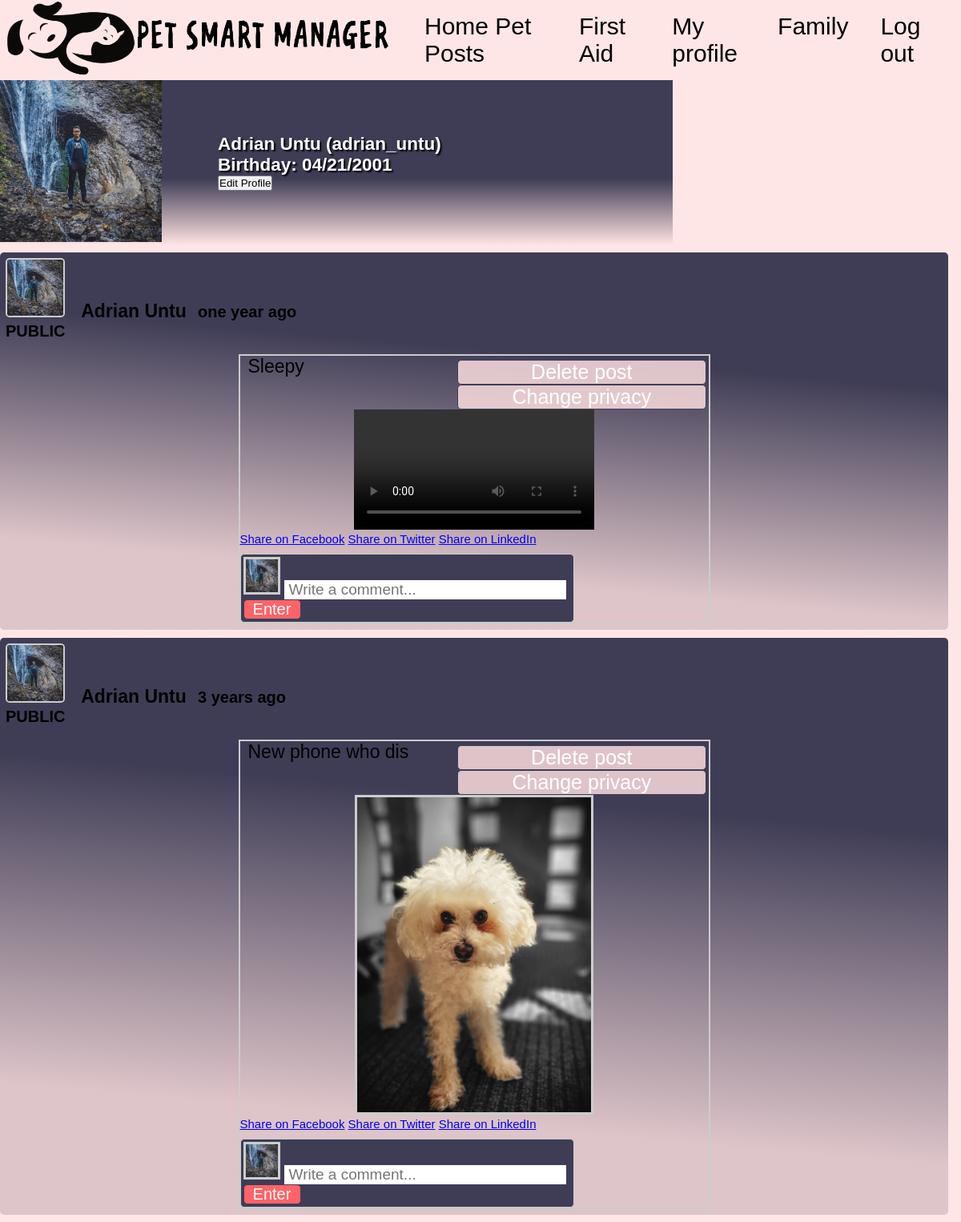
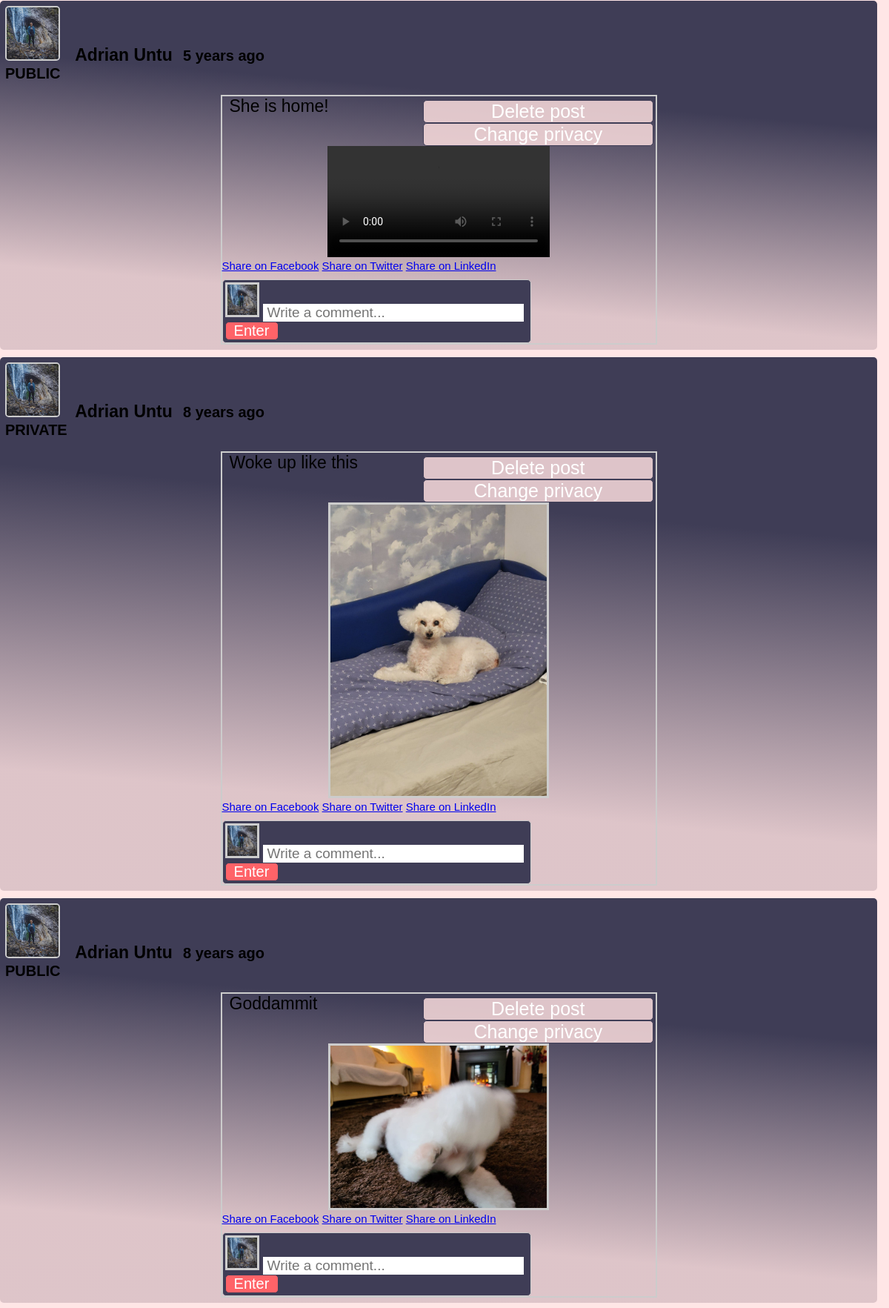
Screenshot of /app/profile (signed in, upper part) with the database file from the repository (2 pictures, top to bottom).
### tables this page shows
CREATE TABLE `user` (
  `user_id` int NOT NULL,
  `firstname` varchar(100) DEFAULT NULL,
  `lastname` varchar(100) DEFAULT NULL,
  `username` varchar(100) NOT NULL,
  `birthday` varchar(100) NOT NULL,
  `email` varchar(100) NOT NULL,
  `password` varchar(100) NOT NULL,
  `profile_picture` varchar(100) DEFAULT NULL,
  `family_id` int DEFAULT NULL
);

CREATE TABLE `posts` (
  `post_id` int NOT NULL,
  `user_id` int NOT NULL,
  `pet_id` int NOT NULL,
  `post` varchar(100) NOT NULL,
  `content` varchar(200) NOT NULL,
  `created` varchar(100) NOT NULL,
  `private` int NOT NULL,
  `family_id` int NOT NULL
);

### app/scripts/select_home_posts_2.php (called while the page is built, shortened)
<?php
$stmt = $pdo->prepare("SELECT * FROM user WHERE user_id = ?");
$stmt->execute(["$id"]);
$results = $stmt->fetchAll();
?>

### app/config/session.php (called while the page is built, shortened)
<?php
require $_SERVER['DOCUMENT_ROOT']."/PEM/PEM_LAST/app/config/database.php";
$id = $_SESSION['user_id'];
$stmt = $pdo->prepare("SELECT * FROM user WHERE user_id = ?");
$stmt->execute(["$id"]);
$results = $stmt->fetchAll();
?>

### app/scripts/select_profile_1.php (called while the page is built, shortened)
<?php
$stmt = $pdo->prepare("SELECT * from posts LEFT JOIN user on user.user_id = posts.user_id where user.user_id = ? order by created DESC");
$stmt->execute(["$id"]);
$results = $stmt->fetchAll();
?>

### app/profile.php (the view, shortened to what this page needs)
<?php
require $_SERVER['DOCUMENT_ROOT']."/PEM/PEM_LAST/app/scripts/time_stamp.php";
require $_SERVER['DOCUMENT_ROOT']."/PEM/PEM_LAST/app/config/session.php";
?>
<!DOCTYPE html>
<html>
<head>
    <link rel="stylesheet" href="css/profilestyle.css" />
</head>
  <body>
    <div class="header">
      <nav>
        <img src="img/logo.png" class="logo" alt="" />
        <ul class="nav-links">
            <li><a href="home">Home Pet Posts</a></li>
			<li><a href="firstaid">First Aid</a></li>
          	<li><a href="profile">My profile</a></li>
		  	<li><a href="family">Family</a></li>
          	<li><a href="logout" class="logout">Log out</a></li>
        </ul>
      </nav>
      <?php
      require $_SERVER['DOCUMENT_ROOT']."/PEM/PEM_LAST/app/scripts/select_home_posts_2.php";
      if (count($results) > 0) { foreach ($results as $r) {
        $id = $r['user_id'];
        ?>
        <section><div class='card'>
        <div class='image'>
        <a href="updatephoto" title='Change Profile Picture'><img src="<?php echo $r['profile_picture']?>" alt="Profile" class="profile"/></a>
        </div>
        <div class='details'>
        <h2 class=''><?php echo $r['firstname']."  ".$r['lastname']." (".$r['username'].")";?></h2>
        <h2 class=''> Birthday: <?php echo $r['birthday'];?></h2>
        <a href ="edit_profile"><button>Edit Profile</button></a>
        </div>
        </div></section>
        <?php
      }
      }
    else echo "No result found";
    require $_SERVER['DOCUMENT_ROOT']."/PEM/PEM_LAST/app/scripts/select_profile_1.php";
    if (count($results) > 0) { foreach ($results as $r) {
        $posted_by = $r['firstname']." ".$r['lastname'];
        $location = $r['post'];
        $profile_picture = $r['profile_picture'];
        $content=$r['content'];
        $post_id = $r['post_id'];
        $time=$r['created'];
        $privacy=$r['private'];
?>
<article>
		<div id="right-nav1">
			<div class="profile-pics">
			<img src="<?php echo $profile_picture ?>">
			<b><?php echo $posted_by ?></b>
			<strong><?php echo $time = time_stamp($time); ?></strong>
      <h1><?php if($privacy=='1') echo 'PRIVATE';
      else if($privacy=='2') echo 'ONLY FAMILY';
      else echo 'PUBLIC';?></h1>
			</div>
		<br />
			<div class="post-content">
				<div class="delete-post">
				<a href="scripts/delete_post.php?id=<?php echo $post_id; ?>" title="Delete your post"><button class="btn-delete">Delete post</button></a>
				<a href="scripts/edit_privacy.php?id=<?php echo $post_id; ?>" title="Change privacy"><button class="btn-delete">Change privacy</button></a>
				</div>
			<p><?php echo $r['content']; ?></p>
		<center>
		<?php
			$fileEnd = explode(".",$location);
			$file_extension = end($fileEnd);
			if($file_extension =="mp4" || $file_extension =="webm")
			{
			echo "<video controls> <source src='".$location."' type='video/".$file_extension."'> Your browser does not support the video tag. </video>";
			}
			else if ($file_extension =="mp3" || $file_extension =="ogg" || $file_extension =="wav" )
			{ echo "<audio controls> <source src='".$location."' type='audio/".$file_extension."'> Your browser does not support the audio tag. </audio>";
			}
			else
			echo "<img src='".$location."'>";
			?>
		</center>
        <a onClick="window.open('https://facebook.com/sharer/sharer.php?&u=<?php echo "https://public.petsmartmanager.com/certain_post?id=$post_id"; ?>','sharer','toolbar=0,status=0,width=1920,height=1080');" href="javascript: void(0)">Share on Facebook</a>
        <a onClick="window.open('http://twitter.com/intent/tweet?text=<?php echo $content?> &url=<?php echo "https://public.petsmartmanager.com/certain_post?id=$post_id"; ?>','sharer','toolbar=0,status=0,width=1920,height=1080');" href="javascript: void(0)">Share on Twitter</a>
        <a onClick="window.open('https://www.linkedin.com/shareArticle?mini=true&url=<?php echo "https://public.petsmartmanager.com/certain_post?id=$post_id"; ?>','sharer','toolbar=0,status=0,width=1920,height=1080');" href="javascript: void(0)" >Share on LinkedIn</a>
		<form  method="POST" action="scripts/comment.php">
			<div class="comment-area">
			<?php   require $_SERVER['DOCUMENT_ROOT']."/PEM/PEM_LAST/app/scripts/select_home_posts_2.php";
                    if (count($results) > 0) { foreach ($results as $r) {
                        $profile_picture_user = $r['profile_picture'];
                        ?>
						<img src="<?php echo $profile_picture_user; ?>" width="50" height="50">
                        <?php } }?>
			<input type="text" name="content_comment" placeholder="Write a comment..." class="comment-text" required>
			<input type="submit" name="post_comment" value="Enter" class="btn-comment">
			</div>
		</form>
              </div>
		</div>
		</article>
	<?php
	}
}
	?>
</div>
  </body>
</html>

### app/scripts/time_stamp.php (shortened to what this page needs)
<?php
function time_stamp($session_time)
{
$time_difference = time() - $session_time ;
$seconds = $time_difference ;
$minutes = round($time_difference / 60 );
$hours = round($time_difference / 3600 );
$days = round($time_difference / 86400 );
$weeks = round($time_difference / 604800 );
$months = round($time_difference / 2419200 );
$years = round($time_difference / 29030400 );
if($seconds <= 60)
{
echo"$seconds seconds ago";
}
else
{
if($years==1)
   {
   echo"one year ago";
   }
  else
  {
  echo"$years years ago";
  }
}
}
?>

### app/css/profilestyle.css (style rules this page uses)
* { margin: 0; padding: 0; box-sizing: border-box; }
.header { height: 100vh; width: 100%; position: absolute; }
nav { display: flex; align-items: center; justify-content: space-between; position: relative; }
.logo { width: 100%; height: 100%; max-width: 500px; max-height: 100px; }
html { font-family: "Poppins", sans-serif; font-size: 15px; }
body { background-color: rgba(255, 225, 225, 0.827); display: flex; align-items: center; justify-content: center; flex-direction: column; height: 100vh; font-family: sans-serif; }
.card { width: 70%; height: 35%; background-image: linear-gradient( 0deg, rgba(255, 225, 225, 0.827) 0%, #3f3d56 40% ); display: flex; flex-direction: row; }
.image { display: flex; align-items: center; justify-content: center; width: 30%; height: 98%; }
.profile { width: 80%; height: 85%; }
.details { width: 60%; padding: 20px; display: flex; justify-content: center; flex-direction: column; }
.nav-links { width: 100%; max-width: 2000px; padding: 10px; display: flex; align-items: right; justify-content: right; }
.nav-links li { display: inline-block; justify-content: flex-end; margin: 0 15px; padding: 5px; }
.nav-links li a { text-decoration: wavy; color: black; padding: 5px 0; font-size: 30px; position: relative; }
.nav-links li a::after { content: ""; background: black; width: 0; height: 2px; position: absolute; bottom: 0; left: 0; transition: width 0.5s; }
.logout { color: black; font-size: 30px; padding: 10px 30px; cursor: pointer; }
*, *:before, *:after { box-sizing: inherit; }
img { width: 20%; height: 20%; }
.user-details h3, h2 { color: #ffffff; text-shadow: 2px 2px 2px #000000; }
#right-nav1 { margin-top: 10px; width: 97.5%; background-color: #3f3d56; -webkit-border-radius: 5px; -moz-border-radius: 5px; border-radius: 5px; background-image: linear-gradient( 5deg, rgba(255, 225, 225, 0.827) 20%, #3f3d56 70% ); height: auto; padding: 7px; }
.profile-pics { position: relative; }
.profile-pics img { width: 70px; height: 70px; border: 2px solid #cccccc; -webkit-border-radius: 5px; -moz-border-radius: 5px; border-radius: 5px; }
.profile-pics b { color: #000000; margin-left: 16px; font-size: 23px; }
.profile-pics strong { color: #000000; margin-left: 10px; font-size: 20px; }
.post-content { margin-left: auto; margin-right: auto; width: 50%; border: 2px solid #cccccc; }
.post-content p { text-indent: 10px; font-size: 23px; }
.post-content img { border: 3px solid #cccccc; width: 50%; height: 50%; }
.delete-post { float: right; margin-right: 5px; margin-top: 5px; }
.btn-delete { color: #ffffff; font-size: 25px; width: 100%; height: 50%; background-color: rgba(255, 225, 225, 0.827); border: 1px solid #3f3d56; border-radius: 5px; -webkit-border-radius: 5px; -moz-border-radius: 5px; -o-border-radius: 5px; }
h1 { color: black; font-size: 20px; }
.comment-area { width: 70%; background-color: #3f3d56; border: 1px solid #cccccc; padding: 3px; margin-top: 10px; border-radius: 5px; -webkit-border-radius: 5px; -moz-border-radius: 5px; -o-border-radius: 5px; }
.comment-area img { width: 10%; height: 10%; }
.comment-text { border: 1px solid #ffffff; font-size: 19px; text-indent: 5px; width: 350px; }
.btn-comment { color: #ffffff; font-size: 20px; width: 70px; background-color: #ff6368; border: 1px solid #3f3d56; border-radius: 5px; -webkit-border-radius: 5px; -moz-border-radius: 5px; -o-border-radius: 5px; }

### rows the page displays
user: profile_picture (picture), firstname "Adrian", lastname "Untu", username "adrian_untu", birthday "04/21/2001"
posts: user.profile_picture (picture), user.lastname "Adrian Untu", created "one year ago", private "PUBLIC", content "Sleepy"
posts: user.profile_picture (picture), user.lastname "Adrian Untu", private "PUBLIC", content "New phone who dis", post (picture)
posts: user.profile_picture (picture), user.lastname "Adrian Untu", private "PUBLIC", content "She is home!", $post_id 10 (drawn)
posts: user.profile_picture (picture), user.lastname "Adrian Untu", private "PRIVATE", content "Woke up like this", post (picture)
posts: user.profile_picture (picture), user.lastname "Adrian Untu", private "PUBLIC", content "Goddammit", post (picture)
